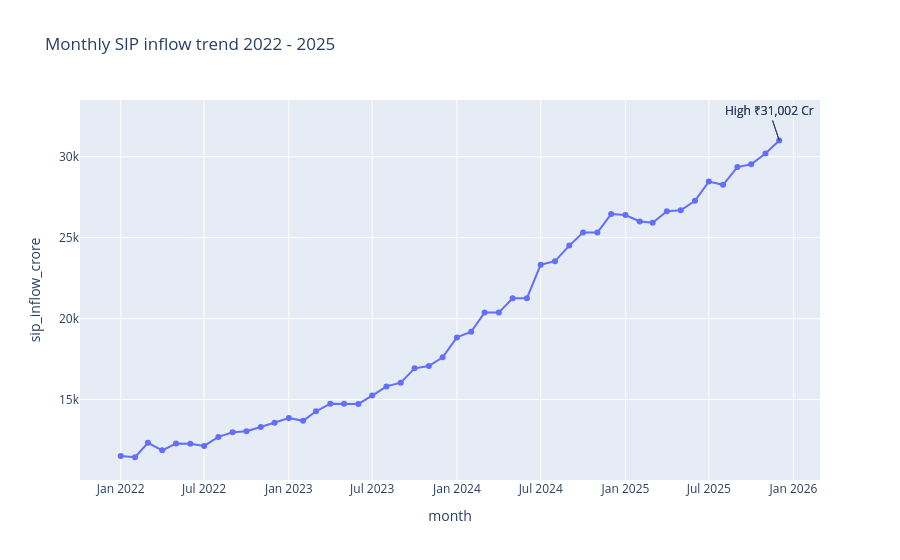

Source (notebook cell):
### Code cell
fig.add_annotation(x='2025-12-01',y=31002,text='High ₹31,002 Cr',showarrow=True)
